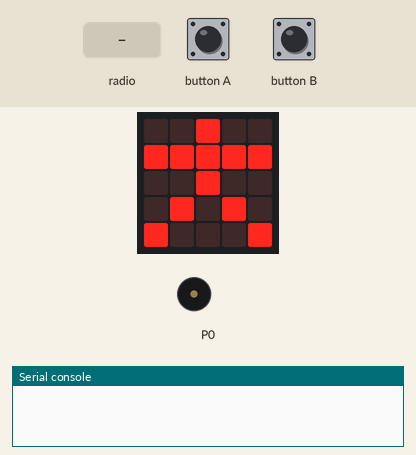
This program was run on a simulated BBC micro:bit (MakeCode). Shown: the board's 5×5 LED display, buzzer (waves = sounding), the last lines printed to the serial console. The inputs (shaded band) are chosen by the test bench. No radio messages arrive unless stated (any console line starting 'radio sent:' is added by the test bench).

Above: at 1.6 s.
1.7 s: radio message "." arrives
At 3.3 s:
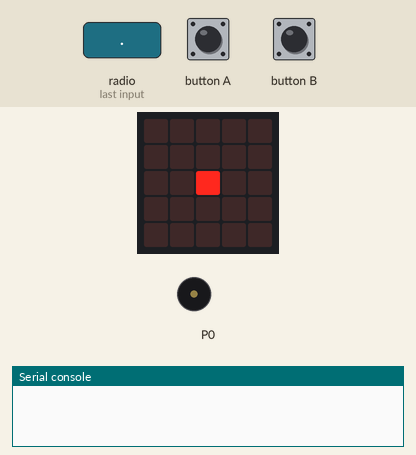
3.7 s: button B pressed for 0.15 s
At 5.3 s:
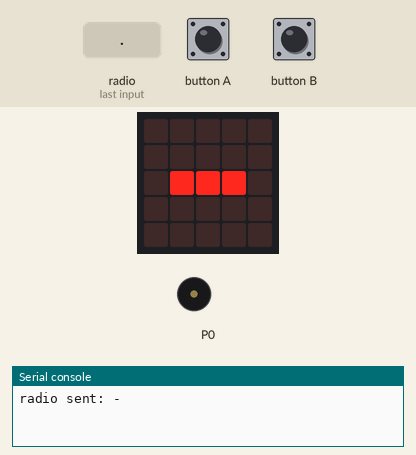
5.7 s: radio message "-" arrives
At 7.0 s:
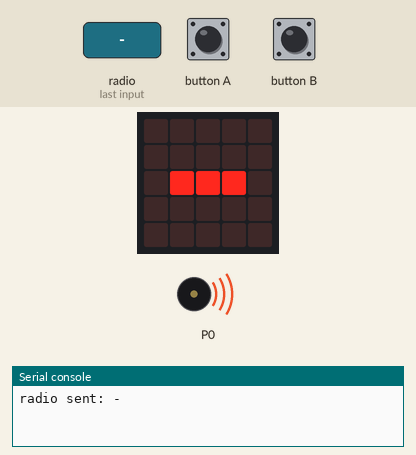
8.7 s: button A pressed for 0.15 s
At 9.05 s:
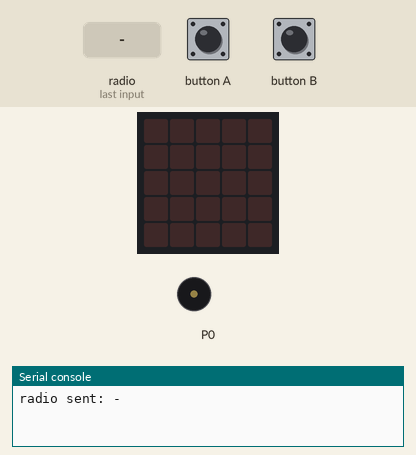
Timing chart, 0 to 11.7 s (numbered marks = the images above; inputs shaded):
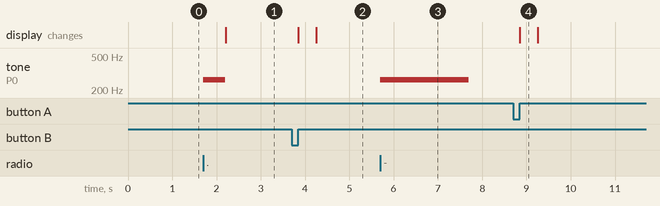

The program:

main.ts
```typescript
input.onButtonPressed(Button.A, function () {
    basic.showLeds(`
        . . . . .
        . . . . .
        . . . . .
        . . . . .
        . . . . .
        `)
    basic.showLeds(`
        . . . . .
        . . . . .
        . . # . .
        . . . . .
        . . . . .
        `)
    radio.sendString(".")
})
radio.onReceivedString(function (receivedString) {
    if (receivedString.includes(".")) {
        music.playTone(262, music.beat(BeatFraction.Whole))
        basic.showLeds(`
            . . . . .
            . . . . .
            . . # . .
            . . . . .
            . . . . .
            `)
    } else {
        music.playTone(262, music.beat(BeatFraction.Breve))
        basic.showString("-")
    }
})
input.onButtonPressed(Button.B, function () {
    basic.showLeds(`
        . . . . .
        . . . . .
        . . . . .
        . . . . .
        . . . . .
        `)
    basic.showString("-")
    radio.sendString("-")
})
basic.showLeds(`
    . . # . .
    # # # # #
    . . # . .
    . # . # .
    # . . . #
    `)
radio.setGroup(25)
```

test.ts
```typescript
// Hier kann man Tests durchführen; diese Datei wird nicht kompiliert, wenn dieses Paket als Erweiterung verwendet wird.
```

Measured:
- after the input at 1.7 s, tone on P0: silent → 262 Hz at once, → silent 0.50 s later; the display: changes after 0.51 s (image 1)
- after the input at 3.7 s, the display: first changes after 0.15 s (image 2 shows a later state)
- after the input at 5.7 s, tone on P0: silent → 262 Hz at once, → silent 2.0 s later
- after the input at 8.7 s, the display: changes after 0.15 s (image 4)
- what the display in image 4 shows lasts 0.4 s, from 8.9 s to 9.3 s
